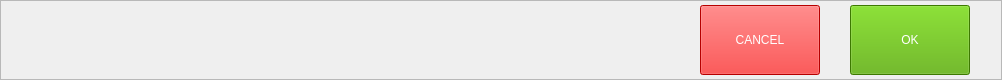
<?xml version="1.0" encoding="UTF-8"?>
<ui version="4.0">
 <class>cancel_ok_buttons_form</class>
 <widget class="QWidget" name="cancel_ok_buttons_form">
  <property name="geometry">
   <rect>
    <x>0</x>
    <y>0</y>
    <width>1002</width>
    <height>80</height>
   </rect>
  </property>
  <property name="windowTitle">
   <string>Form</string>
  </property>
  <widget class="QFrame" name="cancel_ok_buttons_win">
   <property name="geometry">
    <rect>
     <x>0</x>
     <y>0</y>
     <width>1002</width>
     <height>80</height>
    </rect>
   </property>
   <property name="frameShape">
    <enum>QFrame::StyledPanel</enum>
   </property>
   <property name="frameShadow">
    <enum>QFrame::Raised</enum>
   </property>
   <widget class="QPushButton" name="btn_cancel_for_all">
    <property name="geometry">
     <rect>
      <x>700</x>
      <y>5</y>
      <width>120</width>
      <height>70</height>
     </rect>
    </property>
    <property name="styleSheet">
     <string notr="true">color: rgb(255, 255, 255);
background-color: rgb(255, 0, 0);
alternate-background-color: rgb(255, 85, 0);</string>
    </property>
    <property name="text">
     <string>CANCEL</string>
    </property>
   </widget>
   <widget class="QPushButton" name="btn_ok_for_all">
    <property name="geometry">
     <rect>
      <x>850</x>
      <y>5</y>
      <width>120</width>
      <height>70</height>
     </rect>
    </property>
    <property name="styleSheet">
     <string notr="true">color: rgb(255, 255, 255);
background-color: rgb(85, 170, 0);
alternate-background-color: rgb(85, 170, 127);</string>
    </property>
    <property name="text">
     <string>OK</string>
    </property>
   </widget>
  </widget>
 </widget>
 <resources/>
 <connections/>
</ui>
